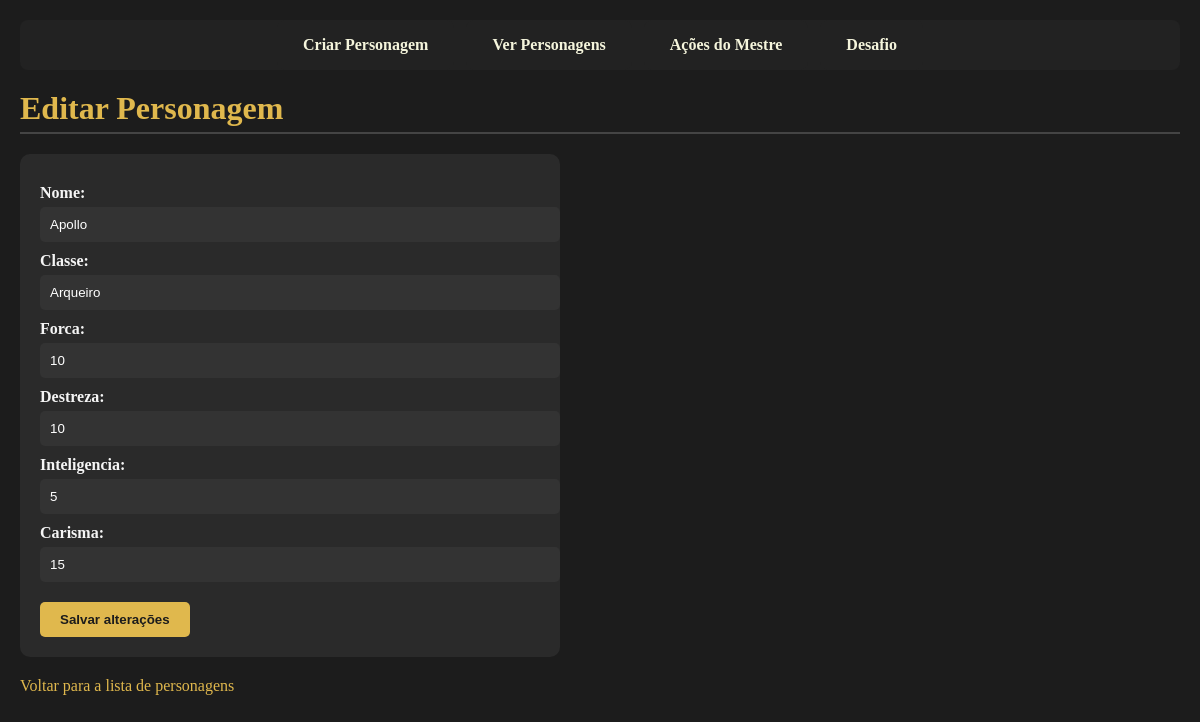
/personagem/editar/1/, run on the app's committed database.
### jogo/models.py (models this page shows, shortened)
class Personagem(models.Model):
    nome = models.CharField(max_length=100)
    classe = models.CharField(max_length=100)
    forca = models.IntegerField()
    inteligencia = models.IntegerField()
    carisma = models.IntegerField()
    destreza = models.IntegerField()
    nivel = models.IntegerField(default=1)
    experiencia = models.IntegerField(default=0)

### jogo/views.py (the view)
# urls.py: path('personagem/editar/<int:pk>/', views.editar_personagem, name='editar_personagem'),
def editar_personagem(request, pk):
    personagem = Personagem.objects.get(pk=pk)
    if request.method == 'POST':
        form = PersonagemForm(request.POST, instance=personagem)
        if form.is_valid():
            form.save()
            return redirect('listar_personagens')
    else:
        form = PersonagemForm(instance=personagem)
    return render(request, 'jogo/editar_personagem.html', {'form': form})

### jogo/forms.py
class PersonagemForm(forms.ModelForm):
    class Meta:
        model = Personagem
        fields = ['nome', 'classe', 'forca', 'destreza', 'inteligencia', 'carisma']

### jogo/templates/jogo/editar_personagem.html (shortened to what this page needs)
{% extends 'base.html' %}
{% block content %}
<h1>Editar Personagem</h1>
<form method="POST">
    {{ form.as_p }}
    <button type="submit">Salvar alterações</button>
</form>
<a href="{% url 'listar_personagens' %}">Voltar para a lista de personagens</a>
{% endblock %}

### jogo/static/jogo/style.css (style rules this page uses)
* { padding: 0px; margin: 0px; }
body { background-color: #1c1c1c; color: #f5f5f5; font-family: 'Georgia', serif; margin: 0; padding: 20px; }
h1, h2 { color: #e0b84d; border-bottom: 2px solid #444; padding-bottom: 5px; }
form { margin-top: 20px; background-color: #2a2a2a; padding: 20px; border-radius: 10px; max-width: 500px; }
label { display: block; margin-top: 10px; font-weight: bold; }
input[type="text"], input[type="number"], select { width: 100%; padding: 10px; margin-top: 5px; border-radius: 5px; border: none; background-color: #333; color: #fff; }
button { margin-top: 20px; padding: 10px 20px; background-color: #e0b84d; color: #1c1c1c; border: none; border-radius: 5px; cursor: pointer; font-weight: bold; }
a { color: #e0b84d; text-decoration: none; display: inline-block; margin-top: 20px; }

### data on the page
Personagem: nome "Apollo", classe "Arqueiro", forca "10", destreza "10", inteligencia "5", carisma "15"
